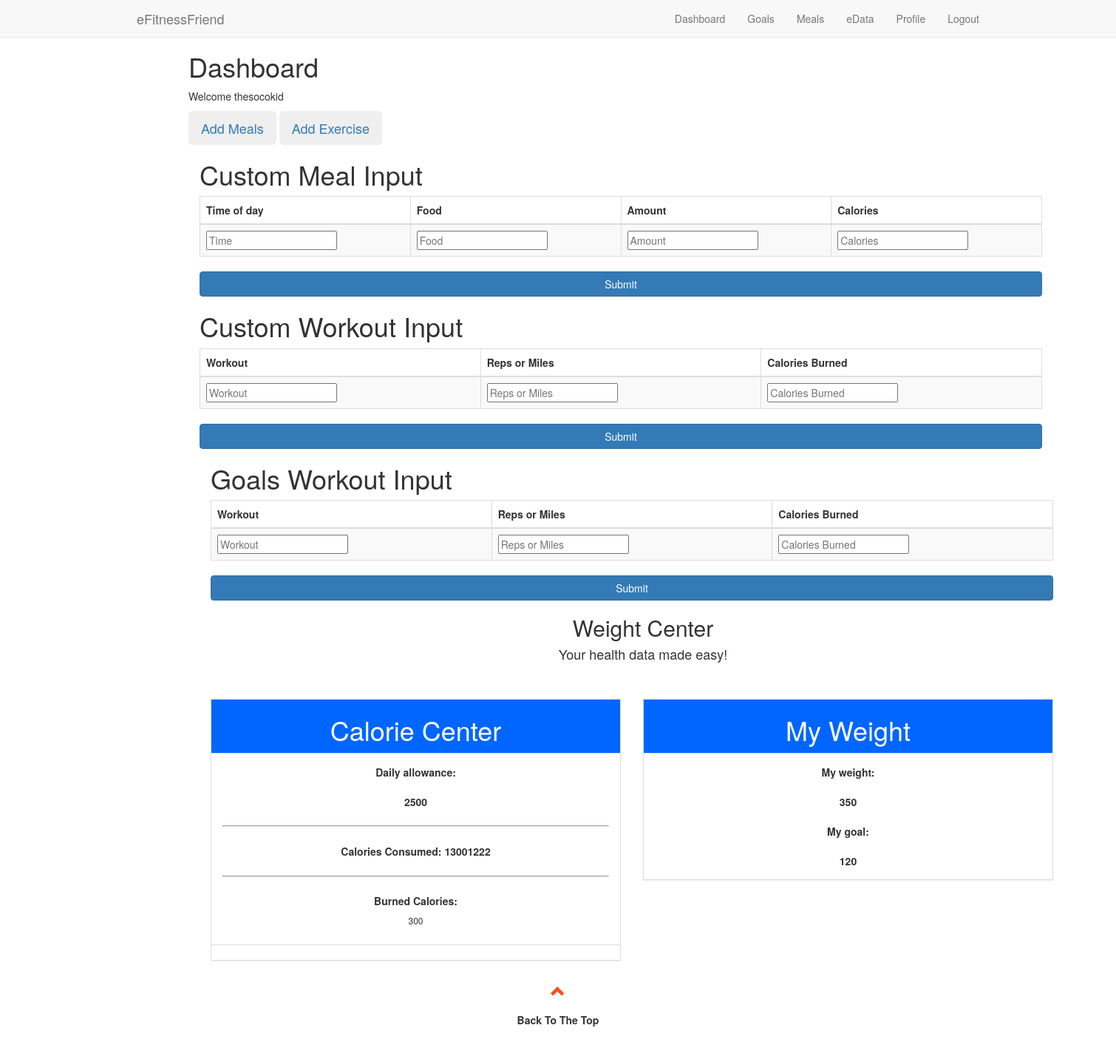
Page /dashboard.php (signed in) on the committed database.
### tables this page shows
CREATE TABLE `user_data` (
  `id` int(100) NOT NULL,
  `user_id` int(128) NOT NULL,
  `medicalConditions` varchar(128) NOT NULL,
  `currentWeight` int(15) NOT NULL,
  `targetWeight` int(15) NOT NULL,
  `bloodPressure` varchar(9) NOT NULL,
  `targetBloodPressure` varchar(9) NOT NULL,
  `heartRate` int(9) NOT NULL,
  `bloodSugar` int(128) NOT NULL,
  `targetBloodSugar` int(9) NOT NULL,
  `targetCalories` int(15) NOT NULL,
  `age` int(100) NOT NULL,
  `height` varchar(100) NOT NULL
);

CREATE TABLE `user_meals` (
  `id` int(11) NOT NULL,
  `user_id` int(128) NOT NULL,
  `timeOfDay` time(6) NOT NULL,
  `foodType` varchar(50) NOT NULL,
  `foodAmount` varchar(50) NOT NULL,
  `foodCalories` varchar(50) NOT NULL
);

### dashboard.php (the view, shortened to what this page needs)
<!DOCTYPE html>
<html lang="en">
<head>
  <link rel="stylesheet" href="https://maxcdn.bootstrapcdn.com/bootstrap/3.4.1/css/bootstrap.min.css">
<link rel="stylesheet" type="text/css" href="dashboard.css">
</head>
<body>
<div id="page-wrap">
<nav class="navbar navbar-default navbar-fixed-top">
  <div class="container">
    <div class="navbar-header">
      <a class="navbar-brand" href="login.php">eFitnessFriend</a>
    </div>
    <div class="collapse navbar-collapse" id="myNavbar">
      <ul class="nav navbar-nav navbar-right">
      <li><a href="dashboard.php">Dashboard</a></li>
      <li><a href="goals.php">Goals</a></li>
      <li><a href="meals.html">Meals</a></li>
      <li><a href="edata.php">eData</a></li>
      <li><a href="profile.php">Profile</a></li>
      <li><a href="logout.php">Logout</a></li>
    </div>
  </div>
</nav>
<body id="myPage" data-spy="scroll" data-target=".navbar" data-offset="60">
<div id="Dashboard" class="container-fluid">
<div id="Goals" class="container-fluid">
<div id="Meals" class="container-fluid">
<div id="iData" class="container-fluid">
<div id="Settings" class="container-fluid">
 <h1>Dashboard</h1>
        <?php
        if (isset($_SESSION["useruid"])){
          echo "<p>Welcome " . $_SESSION["useruid"] . "</p>";
        }
        ?>
<a href='meals.html'>
  <button class="btn btn-lg">Add Meals</button>
</a>
  <a href='goals.php'>
  <button class="btn btn-lg">Add Exercise</button>
</a>
  <form action="dashboardfood.php" method="post">
<div class="container">
  <table class="table table-striped table table-bordered">
    <thead>
      <tr>
        <h1>Custom Meal Input</h1>
        <th>Time of day</th>
        <th>Food</th>
        <th>Amount</th>
        <th>Calories</th>
      </tr>
    </thead>
 <tbody>
      <tr>
        <td><input type="text" placeholder="Time" name="timeOfDay" required></td>
        <td><input type="text" placeholder="Food" name="foodType" required></td>
        <td><input type="text" placeholder="Amount" name="foodAmount" required></td>
        <td><input type="text" placeholder="Calories" name="foodCalories" required></td>
      </tr>
 </form>
  <input class="btn btn-primary btn-block" data-toggle="modal " type ="submit" value="Submit" onclick="myFunction()"
  data-target="#readMoreModal"></input>
</div>
   <form action="dashboardWorkouts.php" method="post">
<div class="container">
  <table class="table table-striped table table-bordered">
    <thead>
      <tr>
        <h1>Custom Workout Input</h1>
        <th>Workout</th>
        <th>Reps or Miles</th>
        <th>Calories Burned</th>
      </tr>
    </thead>
 <tbody>
      <tr>
        <td><input type="text" placeholder="Workout" name="userWorkout" required></td>
        <td><input type="text" placeholder="Reps or Miles" name="userRepMiles" required></td>
        <td><input type="text" placeholder="Calories Burned" name="userCaloriesBurned" required></td>
        </tr>
     </tbody>
      </table>
      </form>
  <input class="btn btn-primary btn-block" data-toggle="modal " type ="submit" value="Submit" onclick="myFunction()"
  data-target="#readMoreModal"></input>
     <form action="dashboardWorkouts.php" method="post">
<div class="container">
  <table class="table table-striped table table-bordered">
    <thead>
      <tr>
        <h1>Goals Workout Input</h1>
        <th>Workout</th>
        <th>Reps or Miles</th>
        <th>Calories Burned</th>
      </tr>
    </thead>
 <tbody>
      <tr>
        <td><input type="text" placeholder="Workout" name="userWorkout" required></td>
        <td><input type="text" placeholder="Reps or Miles" name="userRepMiles" required></td>
        <td><input type="text" placeholder="Calories Burned" name="userCaloriesBurned" required></td>
        </tr>
     </tbody>
      </table>
      </form>
  <input class="btn btn-primary btn-block" data-toggle="modal " type ="submit" value="Submit" onclick="myFunction()"
  data-target="#readMoreModal"></input>
</body>
<div class="container">
  <div class="text-center">
    <h2>Weight Center</h2>
    <center><h4>Your health data made easy!</h4></center>
  </div>
</div>
  <br>
  <br>
  <div class="row">
    <div class= "col-sm-3 col-md-6" >
      <div class="panel panel-default text-center">
        <div class="panel-heading">
          <h1>Calorie Center</h1>
        </div>
        <div class="panel-body">
          <p2><strong>Daily allowance:<strong></p2> <br></br>
          <?php
                  $con = mysqli_connect('127.0.0.1', 'root','','e_fitness_friend');
                  $user_id = $_SESSION["userid"];
                  $query = "SELECT * FROM user_data where `user_id`= $user_id";
                  $query_run = mysqli_query($con, $query);
                  while($row = mysqli_fetch_array($query_run)){
                     echo $row['targetCalories'];
                  }
                  ?>
          <hr></hr>
          <p2><strong>Calories Consumed:<strong></p2>
       <?php
                  $con = mysqli_connect('127.0.0.1', 'root','','e_fitness_friend');
                  $user_id = $_SESSION["userid"];
                  $query = "SELECT * FROM user_meals where `user_id`= $user_id";
                  $query_run = mysqli_query($con, $query);
                  while($row = mysqli_fetch_array($query_run)){
                    $sum = $row['foodCalories'];
                     echo $sum;
                  }
                  ?>
          <hr></hr>
          <p2><strong>Burned Calories:<strong></p2>
          <h6> 300</h6>
        </div>
        <div class="panel-footer">
        </div>
      </div>
    </div>
     <div class="col-sm-3 col-md-6">
      <div class="panel panel-default text-center">
        <div class="panel-heading">
          <h1>My Weight</h1>
        </div>
        <div class="panel-body">
          <p2><strong> My weight:</strong></p2> <br></br>
           <?php
                  $con = mysqli_connect('127.0.0.1', 'root','','e_fitness_friend');
                  $user_id = $_SESSION["userid"];
                  $query = "SELECT * FROM user_data where `user_id`= $user_id";
                  $query_run = mysqli_query($con, $query);
                  while($row = mysqli_fetch_array($query_run)){
                     echo $row['currentWeight'];
                  }
                  ?>
         <br></br>
          <p2><strong> My goal:</strong></p2>   <br></br>
           <?php
                  $con = mysqli_connect('127.0.0.1', 'root','','e_fitness_friend');
                  $user_id = $_SESSION["userid"];
                  $query = "SELECT * FROM user_data where `user_id`= $user_id";
                  $query_run = mysqli_query($con, $query);
                  while($row = mysqli_fetch_array($query_run)){
                     echo $row['targetWeight'];
                  }
                  ?>
        </div>
        </div>
      </div>
    </div>
  </div>
<footer class="container-fluid text-center">
  <a href="#myPage" title="To Top">
    <span class="glyphicon glyphicon-chevron-up"></span>
  </a>
  <p>Back To The Top</a></p>
</footer>
</body>
</html>

### dashboard.css (style rules this page uses)
.panel { border: 1px solid ##000000; border-radius:0; transition: box-shadow 0.5s; }
.panel-heading { color: #FFFFFF !important; background-color: #0066ff !important; padding: 1px; border-bottom: 1px solid transparent; border-top-left-radius: 0px; border-top-right-radius: 0px; border-bottom-left-radius: 0px; border-bottom-right-radius: 0px; }
.panel-footer { background-color: #fff !important; }
hr { display: block; margin-top: 0.6cm; margin-bottom: 0.6cm; margin-left: auto; margin-right: auto; border-style: inset; border-width: 1px; }
#page-wrap { width: 1500px; margin: 0 auto; }
p { white-space: pre; }

### dashboard.php (style rules this page uses)
.container-fluid { padding: 10px 50px; }
footer .glyphicon { font-size: 20px; margin-bottom: 20px; color: #f4511e; }

### rows in the picture
user_data: targetCalories "2500", currentWeight "350", targetWeight "120"
user_meals: foodCalories "1"
user_meals: foodCalories "300"
user_meals: foodCalories "1222"

### other values in the picture
$_SESSION["useruid"] "thesocokid"
